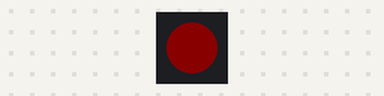
The sketch below on a simulated ESP32-S3. Parts: 1 RGB LEDs in strip order, left to right. Dim RGB values are drawn brighter than linear.

Above: at 0.3 s.
At 2.1 s:
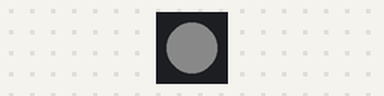
At 3.9 s:
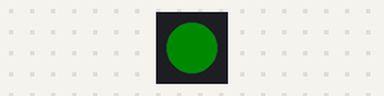
At 5.7 s:
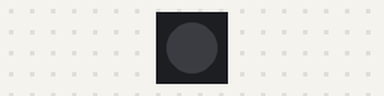
Timing chart, 0 to 6.9 s (numbered marks = the images above):
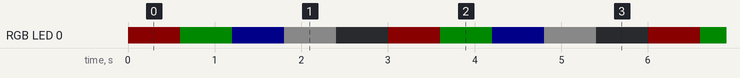

The sketch:

Sketch_02.1_LEDPixel.ino
```cpp
/**********************************************************************
  Filename    : NeoPixel
  Description : Basic usage of LEDPixel,
                Make the strip light up in different colors gradually.
  Auther      : www.freenove.com
  Modification: 2024/08/27
**********************************************************************/
#include "Freenove_WS2812_Lib_for_ESP32.h"

#define LEDS_COUNT  1   // The number of led
#define LEDS_PIN	  48  // define the pin connected to the led strip
#define CHANNEL		  0   // RMT module channel

Freenove_ESP32_WS2812 strip = Freenove_ESP32_WS2812(LEDS_COUNT, LEDS_PIN, CHANNEL, TYPE_GRB);

int m_color[5][3] = { {255, 0, 0}, {0, 255, 0}, {0, 0, 255}, {255, 255, 255}, {0, 0, 0} };
int delayval = 100;

void setup() {
	strip.begin();
	strip.setBrightness(10);
}
void loop() {
	for (int j = 0; j < 5; j++) {
		for (int i = 0; i < LEDS_COUNT; i++) {
			strip.setLedColorData(i, m_color[j][0], m_color[j][1], m_color[j][2]);// Set color data.
			strip.show();   // Send color data to LED, and display.
			delay(delayval);// Interval time of each LED.
		}
		delay(500);       // Interval time of each group of colors.
	}
}
```

Measured:
- by itself, RGB LED 0: repeats every 3.0 s: RGB(0, 10, 0) 0.60 s, RGB(0, 0, 10) 0.60 s, RGB(10, 10, 10) 0.60 s, off 0.60 s, RGB(10, 0, 0) 0.60 s
- by itself, everything shown: repeats every 3.0 s, in 5 steps
